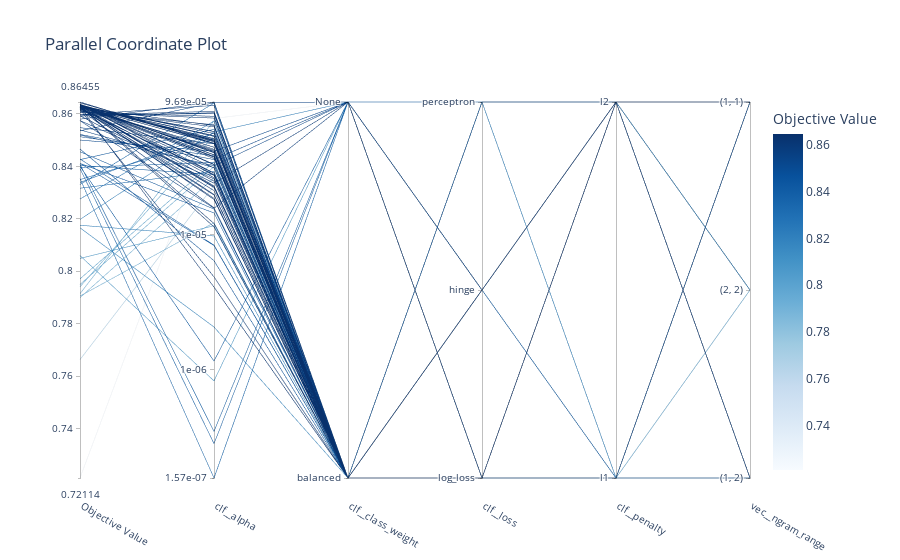

Notebook code for this chart:
### Markdown cell above
*plot_parallel_coordinate(study)*

**Purpose:** It displays a parallel coordinates plot which visualizes high-dimensional parameter relationships.

**Insights:** You can observe how different parameter combinations affect the performance. It's useful for identifying trends and patterns across multiple parameters simultaneously.

### Code cell
plot_parallel_coordinate(study)
